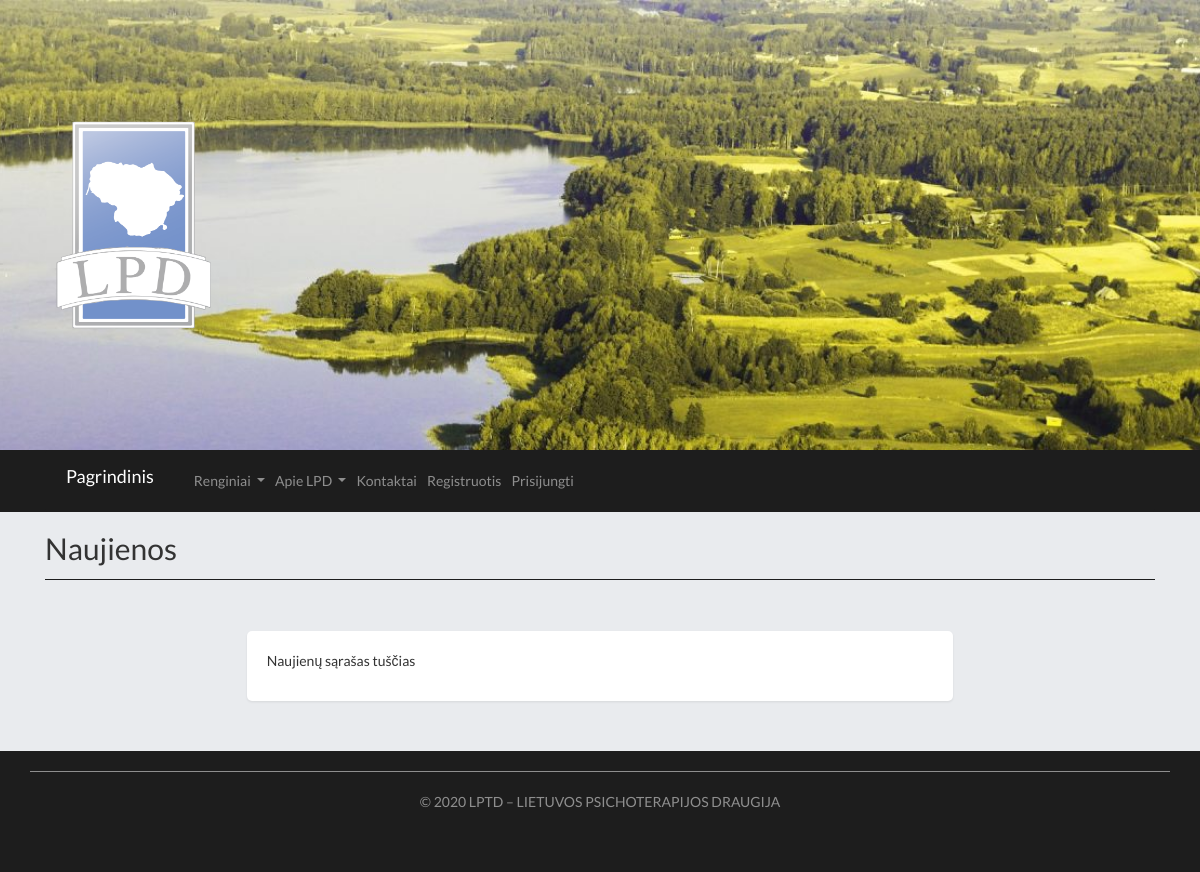
The page /Naujienos/ on the database as committed earlier.
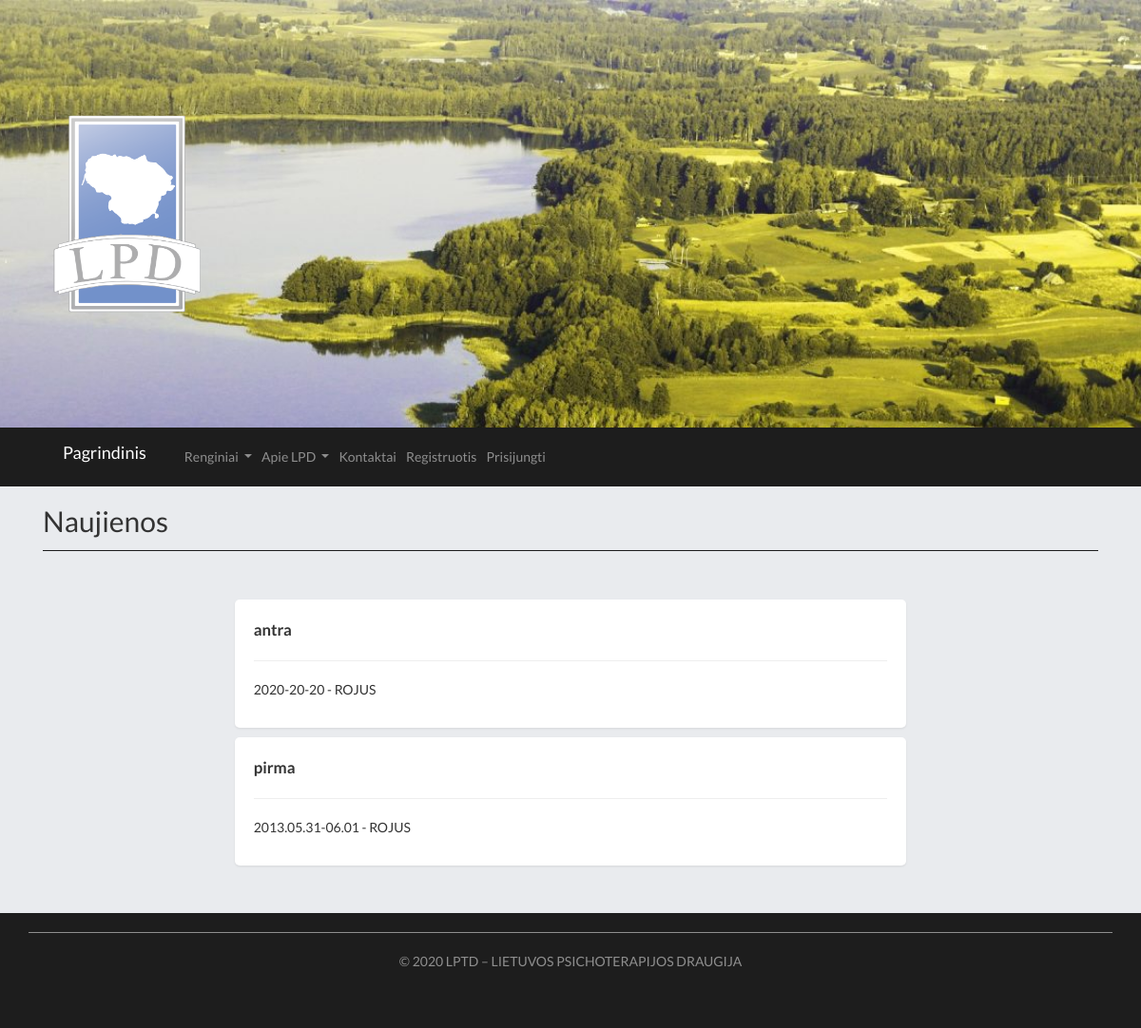
The same page on the database as committed later.
### main.py (models this page shows)
class News(db.Model):
	id = db.Column(db.Integer, primary_key=True)
	date_created = db.Column(db.DateTime, default=datetime.utcnow)
	title = db.Column(db.String(4000), default="")
	title_en = db.Column(db.String(4000), default="")
	date = db.Column(db.String(4000), default="")
	location = db.Column(db.String(4000), default="")

### main.py (the view)
@app.route("/Naujienos/", methods=["GET", "POST"])
def news():
	news_ = list(reversed(News.query.order_by(News.date_created).all()))
	return render_template("Naujienos.html",news = news_ , current_user=current_user())

### main.py (called while the page is built)
def guest_user():
	current_user = User()
	current_user.name=""
	current_user.surname="Svecias"
	current_user.email="gg@gg.gg"
	current_user.lvl=0
	current_user.id=-1
	return current_user

def current_user():
	email = request.cookies.get("current-user-email")
	current_user = User.query.filter_by(email=email).first()
	if current_user == None:
		current_user = guest_user()
	return current_user

### templates/Naujienos.html (shortened to what this page needs)
{% extends "base.html" %}
{% block page%}
<h2> Naujienos</h2>
<hr class="my_hr">
	<div class= "empty_page">
		<div class = "row justify-content-md-center card_">
			{% if news|length == 0%}
				<div class = "col-md-8 page shadow-sm card_">
					<p> Naujienų sąrašas tuščias</p>
				</div>
			{% else %}
				{% for new in news %}
					{% if new.title|length > 0%}
						<div class = "col-md-8 page shadow-sm card_">
							<b><big>{{new.title}}</big></b><hr>
							<p>{{new.date}} - {{new.location}}
							</p>
						</div>
					{% endif %}
				{% endfor %}
			{% endif %}
		</div>
	</div>
{% endblock %}

### templates/base.html (shortened to what this page needs)
<!DOCTYPE html>
<html lang="en-US">
<head>
	<link href="https://stackpath.bootstrapcdn.com/bootstrap/4.4.1/css/bootstrap.min.css" rel="stylesheet">
	<link href="https://stackpath.bootstrapcdn.com/font-awesome/4.7.0/css/font-awesome.min.css" rel="stylesheet">
	<link href="//netdna.bootstrapcdn.com/bootstrap/3.2.0/css/bootstrap.min.css" rel="stylesheet" id="bootstrap-css">
	<link rel="stylesheet" href="../static/css/style.css">
</head>
<body>
<div class= "top-image" style="background-image: url(../static/img/cropped-1920.jpg);">
		<div class="container">
			<div class="blog-logoa">
				<a href="/" title="LPTD - Lietuvos Psichoterapijos Draugija" rel="home">
					<img src="../static/img/ICON-PNG.png" alt="LPTD - Lietuvos Psichoterapijos Draugija">
				</a>
			</div>
		</div>
</div>
<div class = " bg_dark ">
<div class = "container">
<nav class="navbar navbar-expand-lg navbar-dark bg_dark ">
  <a class="navbar-brand" href="/"> Pagrindinis</a>
  <div class="collapse navbar-collapse bg_dark" id="navbarNavDropdown">
    <ul class="navbar-nav">
      <li class="nav-item dropdown ">
        <a class="nav-link dropdown-toggle" href="#" id="navbarDropdownMenuLink" role="button" data-toggle="dropdown" aria-haspopup="true" aria-expanded="false">
          Renginiai
        </a>
      </li>
	  <li class="nav-item dropdown ">
        <a class="nav-link dropdown-toggle" href="#" id="navbarDropdownMenuLink" role="button" data-toggle="dropdown" aria-haspopup="true" aria-expanded="false">
          Apie LPD
        </a>
      </li>
	  <li class="nav-item">
        <a class="nav-link" href="/kontaktai/">Kontaktai</a>
      </li>
	  {% if current_user.lvl == 0  and current_user.name|length <= 1 %}
	  <li class="nav-item">
        <a class="nav-link" href="/registracija/">Registruotis</a>
      </li>
	  <li class="nav-item">
        <a class="nav-link" href="/prisijungti/">Prisijungti</a>
      </li>
	  {% endif %}
    </ul>
  </div>
</nav>
</div>
</div>
<div class="container ">
{% block page%}{% endblock %}
</div>
<div class="bg_dark footer-copyright text-center footer">
	<div class="container">
			<p> © 2020 LPTD – <a href="/">LIETUVOS PSICHOTERAPIJOS DRAUGIJA</a>  </p>
	</div>
</div>
</body>
</html>

### static/css/style.css (style rules this page uses)
body { background-color: #e9ebee; font-family: 'Raleway', sans-serif; font-family: 'Lato', sans-serif; }
.navbar { margin-bottom:0px !important ; }
.page { padding: 20px; margin:20px auto; border-radius: 5px; background-color: white; }
.empty_page { padding: 20px; margin:20px auto; border-radius: 5px; }
.blog-logoa img { max-height: 250px; width: auto; max-width: 100%; height: auto; }
.top-image { bottom: 0px; padding: 100px 0; background: no-repeat center; background-size: cover; -moz-background-size: cover; -webkit-background-size: cover; }
.my_hr { display: block; height: 1px; border: 0; border-top: 1px solid #1D1D1D; margin: 1em 0; padding: 0; }
.bg_dark { background-color:#1D1D1D; }
.bg_dark>a { color:rgba(255,255,255,0.5); padding:10px; }
.footer { color:rgba(255,255,255,0.5); padding:20px 0px 30px 0px; }
.footer a { color:rgba(255,255,255,0.5); text-decoration: none; }
.footer .container { border-top: 1px solid rgba(255,255,255,0.5); padding:20px 0px ; }
.card_ { margin: 5px ! important; }

Rows that differ between the two databases and show on the page:
added News: title "antra", date "2020-20-20", location "ROJUS"
added News: title "pirma", date "2013.05.31-06.01", location "ROJUS"
Other text that changed with them:
text no longer shown: "Naujienų sąrašas tuščias"
